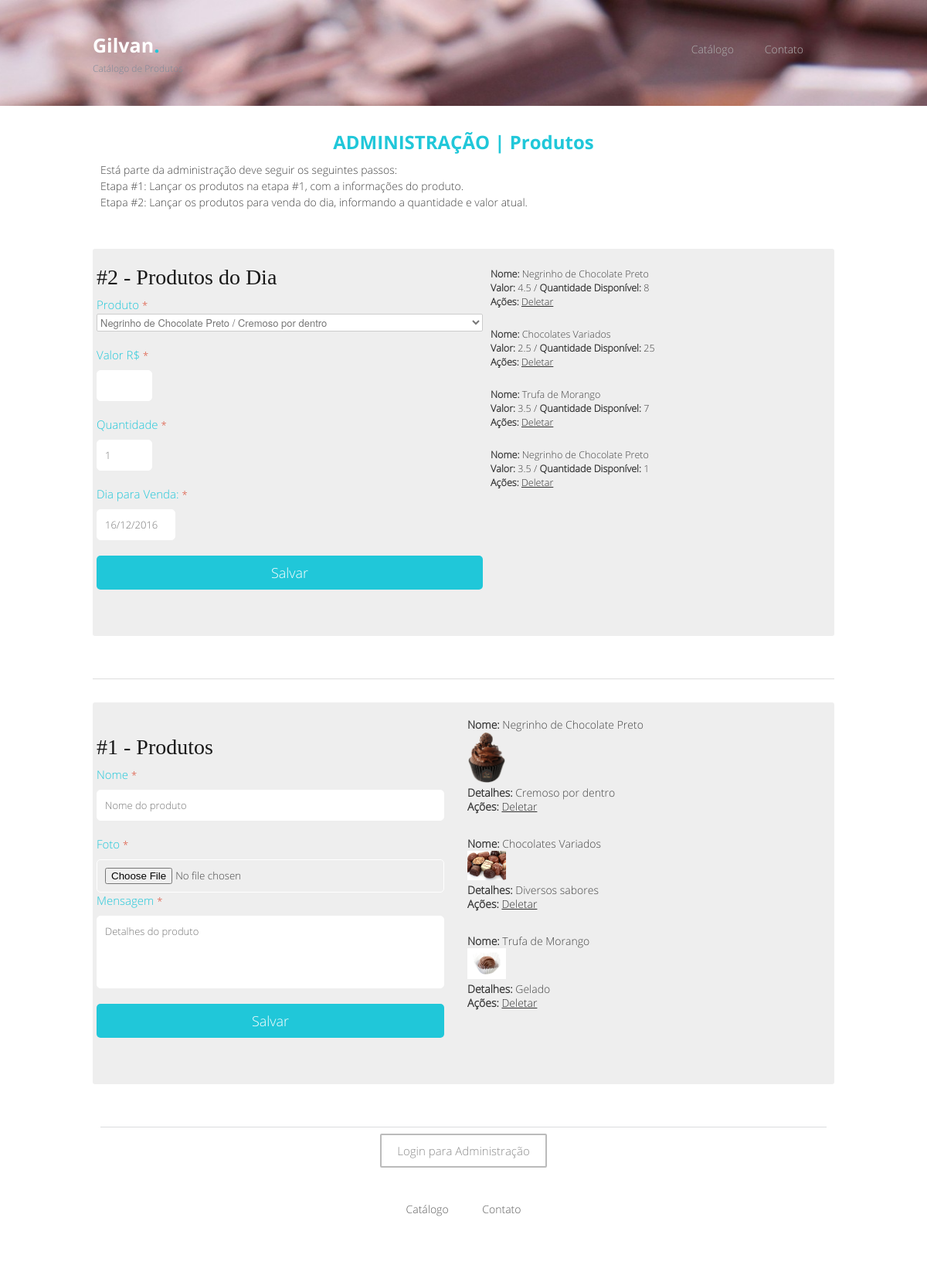
/index.php/catalogo/admProdutosDoDiaCriar, run on the app's committed database.
### tables this page shows
CREATE TABLE `produtos_dia` (
  `id` int(11) NOT NULL AUTO_INCREMENT,
  `data_para_venda` date NOT NULL,
  `quantidade` int(11) NOT NULL DEFAULT '1',
  `valor` double NOT NULL,
  `produtos_id` bigint(20) NOT NULL,
  `status` int(11) NOT NULL DEFAULT '1',
  PRIMARY KEY (`id`),
  KEY `fk_produtos_dia_produtos_idx` (`produtos_id`),
  CONSTRAINT `fk_produtos_dia_produtos` FOREIGN KEY (`produtos_id`) REFERENCES `produtos` (`id`) ON DELETE NO ACTION ON UPDATE NO ACTION
);

CREATE TABLE `produtos` (
  `id` bigint(20) NOT NULL AUTO_INCREMENT,
  `nome` varchar(40) NOT NULL,
  `foto` text,
  `detalhes` text,
  `status` int(11) NOT NULL DEFAULT '1',
  `data_cadastro` timestamp NOT NULL DEFAULT CURRENT_TIMESTAMP,
  `data_atualizacao` timestamp NULL DEFAULT NULL,
  PRIMARY KEY (`id`)
);

### application/controllers/Catalogo.php (called while the page is built, shortened)
<?php
class Catalogo extends CI_Controller {
    public function __construct(){
        $this->load->model('catalogo_model');
    }
	public function admProdutosDoDiaCriar(){
		$aData = array();
		$this->form_validation->set_rules('idproduto', 'ID do Produto', 'required|integer');
		$this->form_validation->set_rules('valor', 'valor', 'required|decimal');
		$this->form_validation->set_rules('quantidade', 'quantidade', 'required|integer');
		$this->form_validation->set_rules('dia', 'data de venda', 'required|min_length[9]|max_length[10]');
		if ($this->form_validation->run() === FALSE){
			$aData['rsProdutosDoDia'] = $this->catalogo_model->getProdutoDoDia();
			$aData['rsProdutos']      = $this->catalogo_model->getProduto();
			$this->load->view('template_header');
			$this->load->view('adm_produto', $aData);
			$this->load->view('template_footer');
		}else{
			$this->catalogo_model->setProdutoDoDia();
			return $this->admProdutos(TRUE);
		}
	}
}

### index.php (called while the page is built, shortened)
<?php
require_once BASEPATH.'core/CodeIgniter.php';

### application/models/Catalogo_model.php (called while the page is built, shortened)
<?php
class Catalogo_model extends CI_Model {
    public function getProduto(){
        $sSQL  ="      SELECT *                       ";
        $sSQL .="        FROM produtos                ";
        $sSQL .="       WHERE produtos.status = 1 ;   ";
        $rsSQL = $this->db->query($sSQL);
        return $rsSQL->result();
    }
    public function getProdutoDoDia($bSemDataWhere = FALSE, $bVerificarQuant = FALSE){
        $sSQL  ="      SELECT produtos_dia.id,                                                             ";
        $sSQL .="             produtos.nome,                                                               ";
        $sSQL .="             DATE_FORMAT(produtos_dia.data_para_venda ,'%d/%m/%Y') AS data_para_venda ,   ";
        $sSQL .="             produtos_dia.quantidade,                                                     ";
        $sSQL .="             produtos_dia.valor                                                           ";
        $sSQL .="        FROM produtos_dia                                                                 ";
        $sSQL .="  INNER JOIN produtos ON produtos.id = produtos_dia.produtos_id                           ";
        $sSQL .="       WHERE produtos.status = 1                                                          ";
        $sSQL .="         AND produtos_dia.status = 1;                                                     ";
        $rsSQL = $this->db->query($sSQL);
        return $rsSQL->result();
    }
}

### application/views/adm_produto.php (the view, shortened to what this page needs)
<div class="container">
	<div class="sixteen columns services_div">
		<div class="Services_1_title_div">
			<h3>
				ADMINISTRAÇÃO | Produtos
			</h3>
			<p>Está parte da administração deve seguir os seguintes passos: <br />
			   Etapa #1: Lançar os produtos na etapa #1, com a informações do produto.<br/>
			   Etapa #2: Lançar os produtos para venda do dia, informando a quantidade e valor atual. <br />
		   </p>
		</div>
	</div>
	<div class="clearfix"></div>
	<div class="contact_form_div">
			<div class="eight columns alpha">
				<?php echo form_open('catalogo/admProdutosDoDiaCriar', array('class' => '')); ?>
				<fieldset id="contact_form">
					<h3>#2 - Produtos do Dia</h3>
					<label><span class="contact_label">Produto <span class="red_text">*</span></span><br/>
					<select style="width:500px" name="idproduto">
						<?php foreach ($rsProdutos as $sProduto): ?>
							<option value="<?php echo $sProduto->id;?>"><?php echo $sProduto->nome;?> / <?php echo $sProduto->detalhes;?></option>
						<?php endforeach;?>
					</select>
					</label>
					<label><span class="contact_label">Valor R$ <span class="red_text">*</span></span>
					<input type="text" style="width:50px;" name="valor"/>
					</label>
					<label><span class="contact_label">Quantidade <span class="red_text">*</span></span>
					<input type="text" style="width:50px;" value="1" name="quantidade" />
					</label>
					<label><span class="contact_label">Dia para Venda: <span class="red_text">*</span></span><br/>
					<input type="text"  style="width:80px;" name="dia" value="<?php echo date('d/m/Y'); ?>"/>
					</label>
					<button class="submit_btn" >Salvar</button>
				</fieldset>
			</form>
			</div>
			<div class="eight columns omega">
				<fieldset id="contact_form">
					<ul>
						<ul>
							<?php foreach ($rsProdutosDoDia as $sProdutoDia): ?>
							<li><strong>Nome: </strong><?php echo $sProdutoDia->nome;?>  <br />
								<strong>Valor: </strong> <?php echo $sProdutoDia->valor;?> / <strong>Quantidade Disponível: </strong> <?php echo $sProdutoDia->quantidade;?><br/>
								<strong>Ações: </strong> <a href="<?php echo site_url('catalogo/admProdutosDoDiaAlterar/'.$sProdutoDia->id); ?>"> Deletar </a><br /><br /></li>
							<?php endforeach;?>
						</ul>
					</ul>
				</fieldset>
			</div>
			<div class="clearfix"></div>
	</div>
	<hr/>
	<div class="contact_form_div">
			<div class="eight columns alpha"> <br />
				<?php echo form_open_multipart('catalogo/admProdutosCriar');?>
				<fieldset id="contact_form">
					<h3>#1 - Produtos</h3>
				    <label><span class="contact_label">Nome <span class="red_text">*</span></span><br/>
				    <input type="text" name="nomepro" placeholder="Nome do produto"/>
				    </label>
				    <label><span class="contact_label">Foto <span class="red_text">*</span></span><br/>
				    <input type="file" name="foto"/>
					</label>
				    <label><span class="contact_label">Mensagem <span class="red_text">*</span></span><br/>
				    <textarea rows="4" cols="50" name="detalhes" placeholder="Detalhes do produto" ></textarea>
				    </label>
				    <button class="submit_btn" id="submit_btn">Salvar</button>
				</fieldset>
			</form>
			</div>
			<div class="eight columns omega">
				<fieldset id="contact_form">
					<ul>
						<?php foreach ($rsProdutos as $sProduto): ?>
						<li><strong>Nome: </strong><?php echo $sProduto->nome;?>  <br />
							<?php if($sProduto->foto != NULL): ?>
								<img width="50" src="<?php echo base_url()."upload/produtos/".$sProduto->foto;?>" > <br />
							<?php endif;?>
							<strong>Detalhes: </strong> <?php echo $sProduto->detalhes;?> <br />
							<strong>Ações: </strong> <a href="<?php echo site_url('catalogo/admProdutosAlterar/'.$sProduto->id); ?>"> Deletar </a><br /><br /></li>
						<?php endforeach;?>
					</ul>
				</fieldset>
			</div>
			<div class="clearfix"></div>
	</div>
</div>

### application/views/template_header.php (shortened to what this page needs)
<!DOCTYPE html>
<html lang="en">
<head>
	<?php echo link_tag('front/stylesheets/base.css'); ?>
	<?php echo link_tag('front/stylesheets/skeleton.css'); ?>
	<?php echo link_tag('front/stylesheets/layout.css'); ?>
	<?php echo link_tag('front/stylesheets/main.css'); ?>
	<?php echo link_tag('front/stylesheets/styles.css'); ?>
	<?php echo link_tag('front/pe-icon-7-stroke/css/pe-icon-7-stroke.css'); ?>
	<?php echo link_tag('front/pe-icon-7-stroke/css/helper.css'); ?>
</head>
<body>
	<div class="header header2">
	<div class="container">
		<div class="four columns alpha">
			<div class="center_mobile">
			<a href="<?php echo site_url('catalogo'); ?>" class="logo">Gilvan<span class="dot">.</span></a>
			<div class="logo_tagline">Catálogo de Produtos</div>
			</div>
		</div>
		<div class="twelve columns omega">
			<nav>
			<div id='cssmenu'>
			<ul>
			   <li class='last'><a href='<?php echo site_url('catalogo'); ?>'><b><span>Catálogo</span></b></a></li>
			   <li class='last'><a href='<?php echo site_url('catalogo/contato'); ?>'><b><span>Contato</span></b></a></li>
			</ul>
			</div>
			</nav>
		</div>
	</div>
	</div>

### application/views/template_footer.php (shortened to what this page needs)
<div class="bottom_footer_section">
	<div class="container">
	<div class="sixteen columns bottom_line_dev">
		<div class="footer_buttom">
				<?php if($this->session->userdata('logado')): ?>
					<a href="<?php echo site_url('login/deslogar'); ?>">Desconectar</a>
				<?php else: ?>
					<a href="<?php echo site_url('login'); ?>">Login para Administração</a>
				<?php endif;?>
		</div>
		<nav>
		<ul class="footer_nav">
			<li><a href="<?php echo site_url('catalogo'); ?>">Catálogo</a></li>
			<li><a href="<?php echo site_url('catalogo/contato'); ?>">Contato</a></li>
		</ul>
		</nav>
		<div class="social_footer">
			<a href="#" class="footer_social facebook-c"></a>
			<a href="#" class="footer_social twitter-c"></a>
		</div>
		</div>
	</div>
</div>
</body>
</html>

### front/stylesheets/base.css (style rules this page uses)
html, body, div, span, applet, object, iframe, h1, h2, h3, h4, h5, h6, p, blockquote, pre, a, abbr, acronym, address, big, cite, code, del, dfn, em, img, ins, kbd, q, s, samp, small, strike, strong, sub, sup, tt, var, b, u, i, center, dl, dt, dd, ol, ul, li, fieldset, form, label, legend, table, caption, tbody, tfoot, thead, tr, th, td, article, aside, canvas, details, embed, figure, figcaption, footer, header, hgroup, menu, nav, output, ruby, section, summary, time, mark, audio, video { margin: 0; padding: 0; border: 0; font-size: 100%; font: inherit; vertical-align: baseline; }
article, aside, details, figcaption, figure, footer, header, hgroup, menu, nav, section { display: block; }
body { line-height: 1; }
ol, ul { list-style: none; }
body { background: #fff; font: 14px/21px "HelveticaNeue", "Helvetica Neue", Helvetica, Arial, sans-serif; color: #444; -webkit-font-smoothing: antialiased; -webkit-text-size-adjust: 100%; }
h1, h2, h3, h4, h5, h6 { color: #181818; font-family: "Georgia", "Times New Roman", serif; font-weight: normal; }
h3 { font-size: 28px; line-height: 34px; margin-bottom: 8px; }
p { margin: 0 0 20px 0; }
strong { font-weight: bold; color: #333; }
hr { border: solid #ddd; border-width: 1px 0 0; clear: both; margin: 10px 0 30px; height: 0; }
a, a:visited { color: #333; text-decoration: underline; outline: 0; }
ul, ol { margin-bottom: 20px; }
ul { list-style: none outside; }
ul ul, ul ol, ol ol, ol ul { margin: 4px 0 5px 30px; font-size: 90%; }
ul ul li, ul ol li, ol ol li, ol ul li { margin-bottom: 6px; }
li { line-height: 18px; margin-bottom: 12px; }
.button, button, input[type="submit"], input[type="reset"], input[type="button"] { background: #eee; background: #eee -moz-linear-gradient(top, rgba(255,255,255,.2) 0%, rgba(0,0,0,.2) 100%); background: #eee -webkit-gradient(linear, left top, left bottom, color-stop(0%,rgba(255,255,255,.2)), color-stop(100%,rgba(0,0,0,.2))); background: #eee -webkit-linear-gradient(top, rgba(255,255,255,.2) 0%,rgba(0,0,0,.2) 100%); background: #eee -o-linear-gradient(top, rgba(255,255,255,.2) 0%,rgba(0,0,0,.2) 100%); background: #eee -ms-linear-gradient(top, rgba(255,255,255,.2) 0%,rgba(0,0,0,.2) 100%); background: #eee linear-gradient(top, rgba(255,255,255,.2) 0%,rgba(0,0,0,.2) 100%); border: 1px solid #aaa; border-top: 1px solid #ccc; border-left: 1px solid #ccc; -moz-border-radius: 3px; -webkit-border-radius: 3px; border-radius: 3px; color: #444; display: inline-block; font-size: 11px; font-weight: bold; text-decoration: none; text-shadow: 0 1px rgba(255, 255, 255, .75); cursor: pointer; margin-bottom: 20px; line-height: normal; padding: 8px 10px; font-family: "HelveticaNeue", "Helvetica Neue", Helvetica, Arial, sans-serif; }
form { margin-bottom: 20px; }
fieldset { margin-bottom: 20px; }
input[type="text"], input[type="password"], input[type="email"], textarea, select { border: 1px solid #ccc; padding: 6px 4px; outline: none; -moz-border-radius: 2px; -webkit-border-radius: 2px; border-radius: 2px; font: 13px "HelveticaNeue", "Helvetica Neue", Helvetica, Arial, sans-serif; color: #777; margin: 0; width: 210px; max-width: 100%; display: block; margin-bottom: 20px; background: #fff; }
select { padding: 0; }
textarea { min-height: 60px; }
label, legend { display: block; font-weight: bold; font-size: 13px; }
select { width: 220px; }
label span, legend span { font-weight: normal; font-size: 13px; color: #444; }

### front/stylesheets/skeleton.css (style rules this page uses)
.container { position: relative; width: 960px; margin: 0 auto; padding: 0; }
.container .column, .container .columns { float: left; display: inline; margin-left: 10px; margin-right: 10px; }
.column.alpha, .columns.alpha { margin-left: 0; }
.column.omega, .columns.omega { margin-right: 0; }
.container .four.columns { width: 220px; }
.container .eight.columns { width: 460px; }
.container .twelve.columns { width: 700px; }
.container .sixteen.columns { width: 940px; }
.container:after { content: "\0020"; display: block; height: 0; clear: both; visibility: hidden; }
.clearfix:before, .clearfix:after, .row:before, .row:after { content: '\0020'; display: block; overflow: hidden; visibility: hidden; width: 0; height: 0; }
.row:after, .clearfix:after { clear: both; }
.row, .clearfix { zoom: 1; }

### data on the page
produtos_dia: produtos.nome "Negrinho de Chocolate Preto", valor "4.5", quantidade "8"
produtos_dia: produtos.nome "Chocolates Variados", valor "2.5", quantidade "25"
produtos_dia: produtos.nome "Trufa de Morango", valor "3.5", quantidade "7"
produtos_dia: produtos.nome "Negrinho de Chocolate Preto", valor "3.5", quantidade "1"
produtos: nome "Negrinho de Chocolate Preto", foto (picture), detalhes "Cremoso por dentro"
produtos: nome "Chocolates Variados", foto (picture), detalhes "Diversos sabores"
produtos: nome "Trufa de Morango", foto (picture), detalhes "Gelado"

### other printed values
form field idproduto "Negrinho de Chocolate Preto / Cremoso por dentro"
